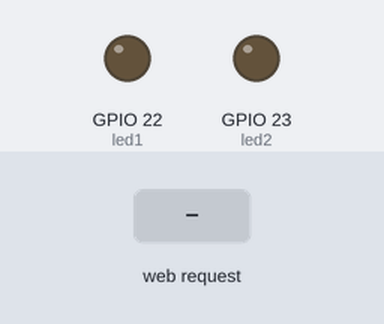
Simulated run of this sketch. Board: ESP32. Shown: output pins drawn as LEDs (lit = HIGH). The inputs (shaded band) are chosen by the test bench. WiFi joins after 1.5 s; servers stay silent unless stated; what the sketch prints to the serial monitor is not drawn.

Above: at 3.3 s.
3.4 s: HTTP request GET /todo received
At 4.1 s:
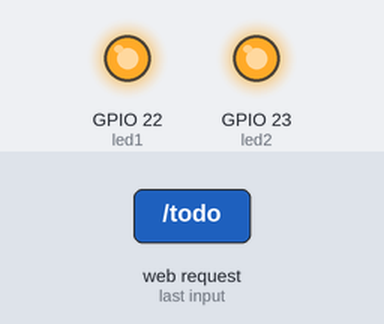
4.9 s: HTTP request GET /led1 received
At 5.5 s:
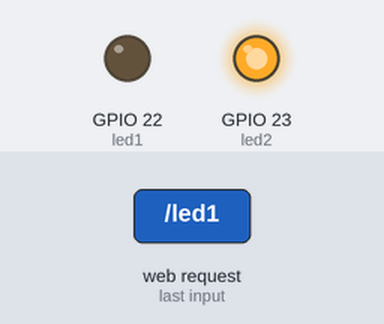
9.1 s: HTTP request GET /led2 received
At 9.6 s:
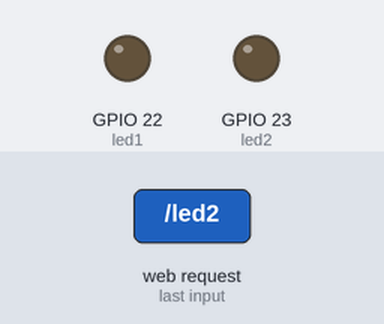
10.6 s: HTTP request GET /led1 received
At 12.0 s:
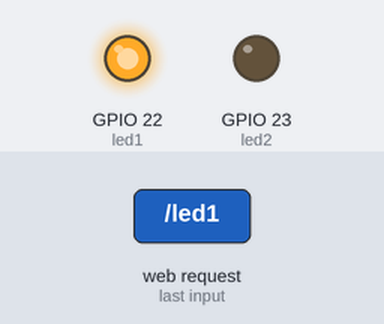
Timing chart, 0 to 13.6 s (numbered marks = the images above; inputs shaded):
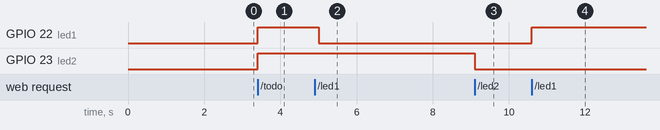

The sketch:

Telegram_completo_bot.ino
```cpp
#include <WiFi.h>
#include <WebServer.h>
#include <UniversalTelegramBot.h>
#include <WiFiClientSecure.h>

const char* token = "";
#define MAX_USERS 10
String chat_ids[MAX_USERS] = {
  "",  // admin
  ""
};
int numUsers = 2; // cantidad inicial de usuarios

unsigned long lastCheck = 0;

const char* ssid = "Sobrero Wifi";
const char* password = "mis03hijos";

WebServer server(80);
WiFiClientSecure client;
UniversalTelegramBot bot(token, client);

// Pines
const int led1 = 22;
const int led2 = 23;

// Estados
bool estadoLed1 = false;
bool estadoLed2 = false;
//Mensaje a todos
void sendMessageToAll(String mensaje) {
  for (int i = 0; i < numUsers; i++) {
    bot.sendMessage(chat_ids[i], mensaje, "");
  }
}
// Verificar si esta permitido o no
bool esUsuarioPermitido(String id) {
  for (int i = 0; i < numUsers; i++) {
    if (chat_ids[i] == id) return true;
  }
  return false;
}
// 👉 Estado general: si ambos están encendidos
bool obtenerEstadoGeneral() {
  return estadoLed1 && estadoLed2;
}
bool agregarUsuario(String nuevoID) {
  if (numUsers >= MAX_USERS) return false;
  for (int i = 0; i < numUsers; i++) {
    if (chat_ids[i] == nuevoID) return false; // Ya existe
  }
  chat_ids[numUsers++] = nuevoID;
  //chat_ids[numUsers] = nuevoID;
  //numUsers++;
  //es lo mismo
  return true;
}
// Cambia los dos LEDs a la vez
void manejarTodo() {
  bool nuevoEstado = !obtenerEstadoGeneral();
  estadoLed1 = nuevoEstado;
  estadoLed2 = nuevoEstado;

  digitalWrite(led1, estadoLed1);
  digitalWrite(led2, estadoLed2);

  server.send(200, "text/plain", nuevoEstado ? "Aro encendido ✅" : "Aro apagado ❌");
}

// Cambia LED 1
void manejarLed1() {
  estadoLed1 = !estadoLed1;
  digitalWrite(led1, estadoLed1);
  server.send(200, "text/plain", estadoLed1 ? "Led 1 encendido ✅" : "Led 1 apagado ❌");
}

// Cambia LED 2
void manejarLed2() {
  estadoLed2 = !estadoLed2;
  digitalWrite(led2, estadoLed2);
  server.send(200, "text/plain", estadoLed2 ? "Led 2 encendido ✅" : "Led 2 apagado ❌");
}
void manejarRoot() {
  String html = R"rawliteral(
  <!DOCTYPE html>
  <html>
  <head>
    <title>Aro de Luz</title>
    <meta charset="UTF-8">
    <style>
      body { text-align: center; font-family: Arial; margin-top: 40px; }
      button { font-size: 18px; padding: 10px 20px; margin: 10px; }
    </style>
  </head>
  <body>
    <h2>Aro de Luz</h2>

    <p><b>Estado general:</b> <span id="estadoGeneral">Desconocido</span></p>
    <button onclick="controlarTodo()">Encender/Apagar Todo</button><br>

    <p><b>Led 1:</b> <span id="estadoLed1">Desconocido</span></p>
    <button onclick="controlarLed1()">Encender/Apagar Led 1</button><br>

    <p><b>Led 2:</b> <span id="estadoLed2">Desconocido</span></p>
    <button onclick="controlarLed2()">Encender/Apagar Led 2</button><br>

    <script>
      function controlarTodo() {
        fetch("/todo")
          .then(res => res.text())
          .then(texto => {
            document.getElementById("estadoGeneral").innerText = texto;
            actualizarTodosLosEstados();
          });
      }

      function controlarLed1() {
        fetch("/led1")
          .then(res => res.text())
          .then(texto => {
            document.getElementById("estadoLed1").innerText = texto;
            actualizarTodosLosEstados();
          });
      }

      function controlarLed2() {
        fetch("/led2")
          .then(res => res.text())
          .then(texto => {
            document.getElementById("estadoLed2").innerText = texto;
            actualizarTodosLosEstados();
          });
      }

      function actualizarTodosLosEstados() {
        fetch("/estado")
          .then(res => res.json())
          .then(data => {
            document.getElementById("estadoGeneral").innerText = data.general;
            document.getElementById("estadoLed1").innerText = data.led1;
            document.getElementById("estadoLed2").innerText = data.led2;
          });
      }

      // Actualiza al cargar la página
      actualizarTodosLosEstados();
    </script>
  </body>
  </html>
  )rawliteral";

  server.send(200, "text/html", html);
}
void manejarEstado() {
  String json = "{";
  json += "\"general\":\"" + String(obtenerEstadoGeneral() ? "Aro encendido ✅" : "Aro apagado ❌") + "\",";
  json += "\"led1\":\"" + String(estadoLed1 ? "Led 1 encendido ✅" : "Led 1 apagado ❌") + "\",";
  json += "\"led2\":\"" + String(estadoLed2 ? "Led 2 encendido ✅" : "Led 2 apagado ❌") + "\"";
  json += "}";
  server.send(200, "application/json", json);
}
void setup() {
  Serial.begin(115200);
  pinMode(led1, OUTPUT);
  pinMode(led2, OUTPUT);
  digitalWrite(led1, LOW);
  digitalWrite(led2, LOW);
  client.setInsecure();
  WiFi.begin(ssid, password);
  while (WiFi.status() != WL_CONNECTED) {
    delay(500);
    Serial.print(".");
  }
  sendMessageToAll("Conexion Exitosa");
  Serial.println("\nWiFi conectado:");
  Serial.println(WiFi.localIP());
  Serial.println(WiFi.macAddress());

  // Rutas
  server.on("/", manejarRoot);
  server.on("/todo", manejarTodo);
  server.on("/led1", manejarLed1);
  server.on("/led2", manejarLed2);
  server.on("/estado", manejarEstado);

  server.begin();
  Serial.println("Servidor listo.");
}
void loop() {
  if (millis() - lastCheck > 1000) {  // chequea cada 1 segundo
    int newMsg = bot.getUpdates(bot.last_message_received + 1);

    while (newMsg) {
      for (int i = 0; i < newMsg; i++) {
        String msg = bot.messages[i].text;
        String senderID = bot.messages[i].chat_id;
        Serial.print("Mensaje Recibido: " + msg +" de " + senderID);
        if (esUsuarioPermitido(senderID)) {
          if (msg == "/help") {
            bot.sendMessage(senderID, "Lista de comandos:\n/led1 - /led2 - /todo", "");
          }
          else if (msg == "/led1") {
            if (estadoLed1) {
              bot.sendMessage(senderID, "Esta luz ya está prendida", "");
              manejarLed1();  // cambia el estado
              bot.sendMessage(senderID, "Ahora está apagada", "");
            } else {
              bot.sendMessage(senderID, "Esta luz está apagada", "");
              manejarLed1();
              bot.sendMessage(senderID, "Ahora está prendida", "");
            }
          }
          else if (msg == "/led2") {
            if (estadoLed2) {
              bot.sendMessage(senderID, "Esta luz ya está prendida", "");
              manejarLed2();
              bot.sendMessage(senderID, "Ahora está apagada", "");
            } else {
              bot.sendMessage(senderID, "Esta luz está apagada", "");
              manejarLed2();
              bot.sendMessage(senderID, "Ahora está prendida", "");
            }
          }
          else if (msg == "/todo") {
            if (obtenerEstadoGeneral()) {
              bot.sendMessage(senderID, "Está todo prendido", "");
              manejarTodo();
              bot.sendMessage(senderID, "Ahora está todo apagado", "");
            } else {
              bot.sendMessage(senderID, "Está todo apagado", "");
              manejarTodo();
              bot.sendMessage(senderID, "Ahora está todo prendido", "");
            }
          } else if (msg.startsWith("/add") && senderID == chat_ids[0]) {
            int espacio = msg.indexOf(" ");
            if (espacio != -1) {
              String nuevoID = msg.substring(espacio + 1);
              if (agregarUsuario(nuevoID)) {
                bot.sendMessage(senderID, "Usuario: " + nuevoID + " Agregado Exitosamente", "");
              } else {
                bot.sendMessage(senderID, "No se pudo agregar!!", "");
              }
            }
            else {
              bot.sendMessage(senderID, "Usa el formato correcto '/add <id>'", "");
            }
          }
          else {
            bot.sendMessage(senderID, "Por más ayuda, escribe '/help'", "");
          }
        } else {
          for (int i = 0; i < numUsers; i++) {
            bot.sendMessage(chat_ids[i], "Alguien no autorizado intentó enviar comandos.");
          }
        }
      }
      newMsg = bot.getUpdates(bot.last_message_received + 1);
    }
    lastCheck = millis();
  }
  server.handleClient();  // Atiende peticiones del navegador
}
```

Measured:
- after the input at 3.4 s, GPIO 22 (led1), GPIO 23 (led2): LOW → HIGH at once
- after the input at 4.9 s, GPIO 22 (led1): HIGH → LOW after 0.11 s
- after the input at 9.1 s, GPIO 23 (led2): HIGH → LOW at once
- after the input at 10.6 s, GPIO 22 (led1): LOW → HIGH at once
